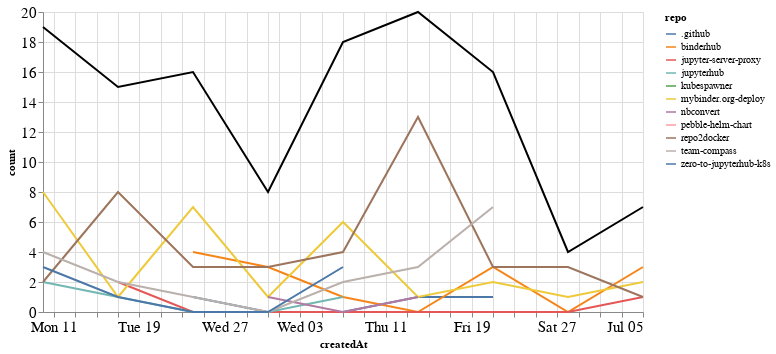

The code cell stored with this chart in its notebook:
### Markdown cell above
## Comments

### Code cell
comments_time = comments.groupby('repo').resample('W', on='createdAt').count()['author'].reset_index()
comments_time = comments_time.rename(columns={'author': 'count'})
comments_time_total = comments_time.groupby('createdAt').agg({"count": "sum"}).reset_index()
ch1 = alt.Chart(comments_time, width=600).mark_line().encode(
    x='createdAt',
    y='count',
    color='repo',
    tooltip="repo"
)

ch2 = alt.Chart(comments_time_total, width=600).mark_line(color="black").encode(
    x='createdAt',
    y='count',
)

ch1 + ch2

### Figure 1 — Vega-Lite specification as saved in the notebook (floating-point values rounded to 4 significant figures)
{"config": {"axisLeft": {"labelFontSize": 15}, "axisBottom": {"labelFontSize": 15}}, "layer": [{"data": {"name": "data-64d68e105a4ef982e5c0306d6c63d2a3"}, "mark": "line", "encoding": {"color": {"type": "nominal", "field": "repo"}, "tooltip": {"type": "nominal", "field": "repo"}, "x": {"type": "temporal", "field": "createdAt"}, "y": {"type": "quantitative", "field": "count"}}, "width": 600}, {"data": {"name": "data-989d0c7ea2d6d7ad2cf7a2142463aa71"}, "mark": {"type": "line", "color": "black"}, "encoding": {"x": {"type": "temporal", "field": "createdAt"}, "y": {"type": "quantitative", "field": "count"}}, "width": 600}], "$schema": "https://vega.github.io/schema/vega-lite/v4.8.1.json", "datasets": {"data-64d68e105a4ef982e5c0306d6c63d2a3": [{"repo": ".github", "createdAt": "2020-05-24T00:00:00", "count": 1}, {"repo": ".github", "createdAt": "2020-05-31T00:00:00", "count": 0}, {"repo": ".github", "createdAt": "2020-06-07T00:00:00", "count": 0}, {"repo": ".github", "createdAt": "2020-06-14T00:00:00", "count": 1}, {"repo": ".github", "createdAt": "2020-06-21T00:00:00", "count": 1}, {"repo": "binderhub", "createdAt": "2020-05-24T00:00:00", "count": 4}, {"repo": "binderhub", "createdAt": "2020-05-31T00:00:00", "count": 3}, {"repo": "binderhub", "createdAt": "2020-06-07T00:00:00", "count": 1}, {"repo": "binderhub", "createdAt": "2020-06-14T00:00:00", "count": 0}, {"repo": "binderhub", "createdAt": "2020-06-21T00:00:00", "count": 3}, {"repo": "binderhub", "createdAt": "2020-06-28T00:00:00", "count": 0}, {"repo": "binderhub", "createdAt": "2020-07-05T00:00:00", "count": 3}, {"repo": "jupyter-server-proxy", "createdAt": "2020-05-17T00:00:00", "count": 2}, {"repo": "jupyter-server-proxy", "createdAt": "2020-05-24T00:00:00", "count": 0}, {"repo": "jupyter-server-proxy", "createdAt": "2020-05-31T00:00:00", "count": 0}, {"repo": "jupyter-server-proxy", "createdAt": "2020-06-07T00:00:00", "count": 0}, {"repo": "jupyter-server-proxy", "createdAt": "2020-06-14T00:00:00", "count": 0}, {"repo": "jupyter-server-proxy", "createdAt": "2020-06-21T00:00:00", "count": 0}, {"repo": "jupyter-server-proxy", "createdAt": "2020-06-28T00:00:00", "count": 0}, {"repo": "jupyter-server-proxy", "createdAt": "2020-07-05T00:00:00", "count": 1}, {"repo": "jupyterhub", "createdAt": "2020-05-10T00:00:00", "count": 2}, {"repo": "jupyterhub", "createdAt": "2020-05-17T00:00:00", "count": 1}, {"repo": "jupyterhub", "createdAt": "2020-05-24T00:00:00", "count": 0}, {"repo": "jupyterhub", "createdAt": "2020-05-31T00:00:00", "count": 0}, {"repo": "jupyterhub", "createdAt": "2020-06-07T00:00:00", "count": 1}, {"repo": "kubespawner", "createdAt": "2020-06-14T00:00:00", "count": 1}, {"repo": "mybinder.org-deploy", "createdAt": "2020-05-10T00:00:00", "count": 8}, {"repo": "mybinder.org-deploy", "createdAt": "2020-05-17T00:00:00", "count": 1}, {"repo": "mybinder.org-deploy", "createdAt": "2020-05-24T00:00:00", "count": 7}, {"repo": "mybinder.org-deploy", "createdAt": "2020-05-31T00:00:00", "count": 1}, {"repo": "mybinder.org-deploy", "createdAt": "2020-06-07T00:00:00", "count": 6}, {"repo": "mybinder.org-deploy", "createdAt": "2020-06-14T00:00:00", "count": 1}, {"repo": "mybinder.org-deploy", "createdAt": "2020-06-21T00:00:00", "count": 2}, {"repo": "mybinder.org-deploy", "createdAt": "2020-06-28T00:00:00", "count": 1}, {"repo": "mybinder.org-deploy", "createdAt": "2020-07-05T00:00:00", "count": 2}, {"repo": "nbconvert", "createdAt": "2020-05-31T00:00:00", "count": 1}, {"repo": "nbconvert", "createdAt": "2020-06-07T00:00:00", "count": 0}, {"repo": "nbconvert", "createdAt": "2020-06-14T00:00:00", "count": 1}, {"repo": "pebble-helm-chart", "createdAt": "2020-06-07T00:00:00", "count": 1}, {"repo": "repo2docker", "createdAt": "2020-05-10T00:00:00", "count": 2}, {"repo": "repo2docker", "createdAt": "2020-05-17T00:00:00", "count": 8}, {"repo": "repo2docker", "createdAt": "2020-05-24T00:00:00", "count": 3}, {"repo": "repo2docker", "createdAt": "2020-05-31T00:00:00", "count": 3}, {"repo": "repo2docker", "createdAt": "2020-06-07T00:00:00", "count": 4}, {"repo": "repo2docker", "createdAt": "2020-06-14T00:00:00", "count": 13}, {"repo": "repo2docker", "createdAt": "2020-06-21T00:00:00", "count": 3}, {"repo": "repo2docker", "createdAt": "2020-06-28T00:00:00", "count": 3}, {"repo": "repo2docker", "createdAt": "2020-07-05T00:00:00", "count": 1}, {"repo": "team-compass", "createdAt": "2020-05-10T00:00:00", "count": 4}, {"repo": "team-compass", "createdAt": "2020-05-17T00:00:00", "count": 2}, {"repo": "team-compass", "createdAt": "2020-05-24T00:00:00", "count": 1}, {"repo": "team-compass", "createdAt": "2020-05-31T00:00:00", "count": 0}, {"repo": "team-compass", "createdAt": "2020-06-07T00:00:00", "count": 2}, {"repo": "team-compass", "createdAt": "2020-06-14T00:00:00", "count": 3}, {"repo": "team-compass", "createdAt": "2020-06-21T00:00:00", "count": 7}, {"repo": "zero-to-jupyterhub-k8s", "createdAt": "2020-05-10T00:00:00", "count": 3}, {"repo": "zero-to-jupyterhub-k8s", "createdAt": "2020-05-17T00:00:00", "count": 1}, {"repo": "zero-to-jupyterhub-k8s", "createdAt": "2020-05-24T00:00:00", "count": 0}, {"repo": "zero-to-jupyterhub-k8s", "createdAt": "2020-05-31T00:00:00", "count": 0}, {"repo": "zero-to-jupyterhub-k8s", "createdAt": "2020-06-07T00:00:00", "count": 3}], "data-989d0c7ea2d6d7ad2cf7a2142463aa71": [{"createdAt": "2020-05-10T00:00:00", "count": 19}, {"createdAt": "2020-05-17T00:00:00", "count": 15}, {"createdAt": "2020-05-24T00:00:00", "count": 16}, {"createdAt": "2020-05-31T00:00:00", "count": 8}, {"createdAt": "2020-06-07T00:00:00", "count": 18}, {"createdAt": "2020-06-14T00:00:00", "count": 20}, {"createdAt": "2020-06-21T00:00:00", "count": 16}, {"createdAt": "2020-06-28T00:00:00", "count": 4}, {"createdAt": "2020-07-05T00:00:00", "count": 7}]}}
